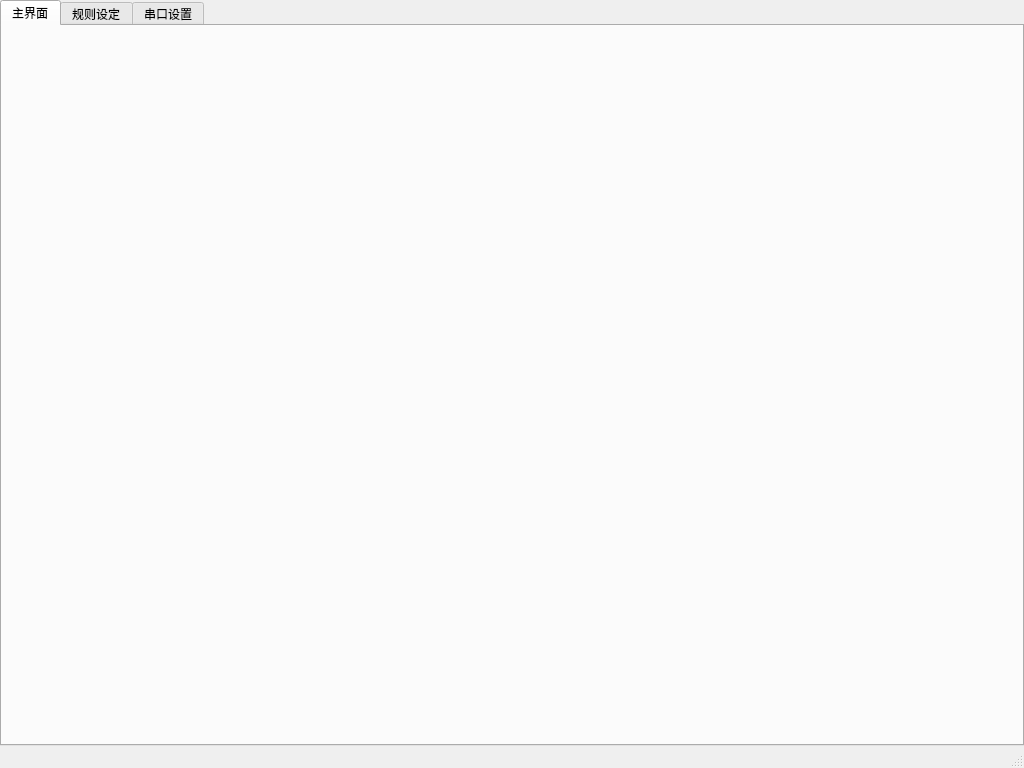
<?xml version="1.0" encoding="UTF-8"?>
<ui version="4.0">
 <class>MainWindow</class>
 <widget class="QMainWindow" name="MainWindow">
  <property name="geometry">
   <rect>
    <x>0</x>
    <y>0</y>
    <width>1024</width>
    <height>768</height>
   </rect>
  </property>
  <property name="sizePolicy">
   <sizepolicy hsizetype="Expanding" vsizetype="Expanding">
    <horstretch>0</horstretch>
    <verstretch>0</verstretch>
   </sizepolicy>
  </property>
  <property name="windowTitle">
   <string>Battery Auto Testing Tool</string>
  </property>
  <property name="toolButtonStyle">
   <enum>Qt::ToolButtonIconOnly</enum>
  </property>
  <widget class="QWidget" name="centralwidget">
   <property name="sizePolicy">
    <sizepolicy hsizetype="Expanding" vsizetype="Expanding">
     <horstretch>0</horstretch>
     <verstretch>0</verstretch>
    </sizepolicy>
   </property>
   <layout class="QGridLayout" name="gridLayout">
    <property name="leftMargin">
     <number>0</number>
    </property>
    <property name="topMargin">
     <number>0</number>
    </property>
    <property name="rightMargin">
     <number>0</number>
    </property>
    <property name="bottomMargin">
     <number>0</number>
    </property>
    <property name="spacing">
     <number>0</number>
    </property>
    <item row="0" column="0">
     <widget class="QTabWidget" name="tabWidget">
      <property name="sizePolicy">
       <sizepolicy hsizetype="Expanding" vsizetype="Expanding">
        <horstretch>0</horstretch>
        <verstretch>0</verstretch>
       </sizepolicy>
      </property>
      <property name="currentIndex">
       <number>0</number>
      </property>
      <widget class="QWidget" name="window_tab_1">
       <attribute name="title">
        <string>主界面</string>
       </attribute>
      </widget>
      <widget class="QWidget" name="window_tab_2">
       <property name="sizePolicy">
        <sizepolicy hsizetype="Expanding" vsizetype="Expanding">
         <horstretch>0</horstretch>
         <verstretch>0</verstretch>
        </sizepolicy>
       </property>
       <attribute name="title">
        <string>规则设定</string>
       </attribute>
      </widget>
      <widget class="QWidget" name="window_tab_3">
       <attribute name="title">
        <string>串口设置</string>
       </attribute>
      </widget>
     </widget>
    </item>
   </layout>
  </widget>
  <widget class="QStatusBar" name="statusbar"/>
  <widget class="QMenuBar" name="menubar">
   <property name="geometry">
    <rect>
     <x>0</x>
     <y>0</y>
     <width>1024</width>
     <height>23</height>
    </rect>
   </property>
  </widget>
 </widget>
 <tabstops>
  <tabstop>tabWidget</tabstop>
 </tabstops>
 <resources/>
 <connections/>
</ui>
